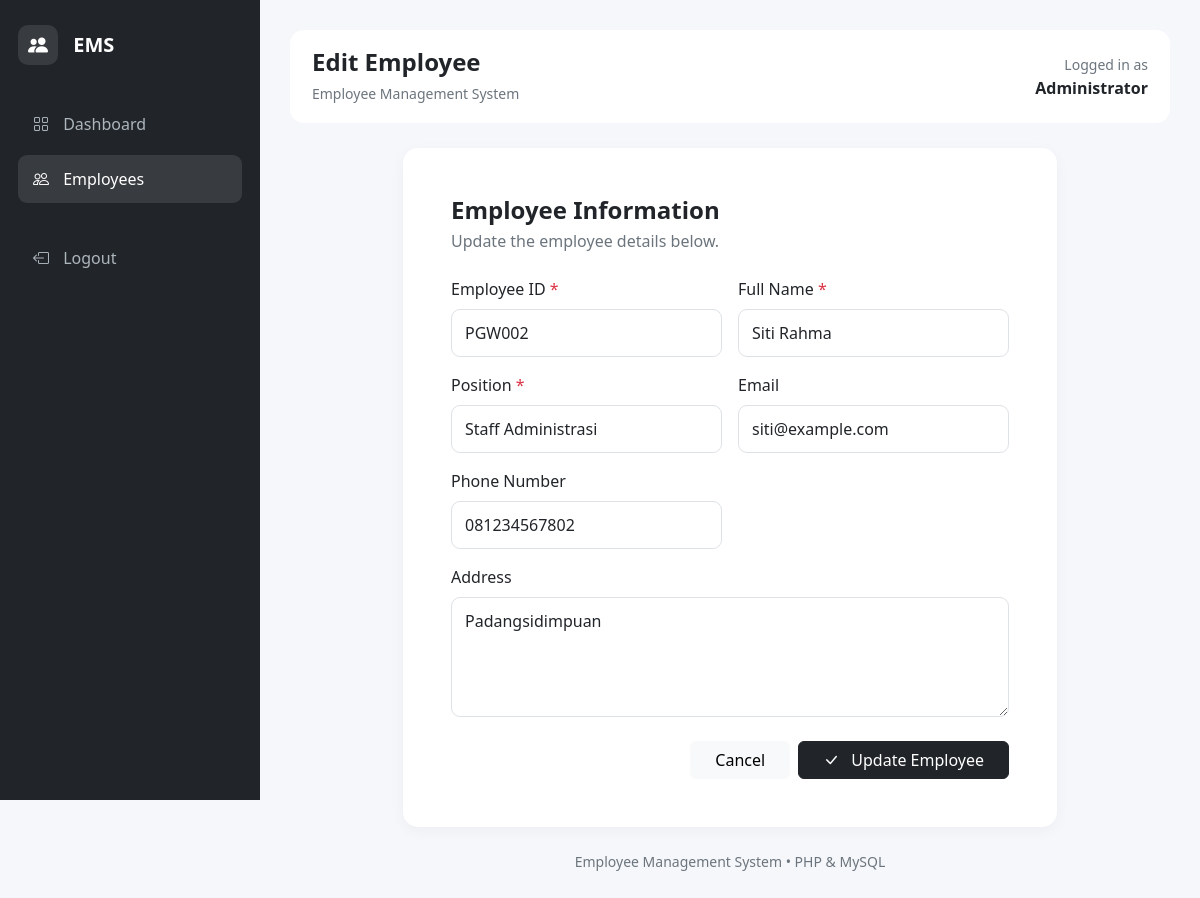
/admin/edit.php?id=2 (signed in), run on the app's committed database.
### tables this page shows
CREATE TABLE `pegawai` (
  `id` int(11) NOT NULL,
  `nip` varchar(30) NOT NULL,
  `nama` varchar(100) NOT NULL,
  `jabatan` varchar(100) NOT NULL,
  `email` varchar(100) DEFAULT NULL,
  `telepon` varchar(20) DEFAULT NULL,
  `alamat` text DEFAULT NULL,
  `created_at` timestamp NOT NULL DEFAULT current_timestamp()
);

### admin/edit.php (the view, shortened to what this page needs)
<?php
require_once '../config/database.php';
$id = (int) $_GET['id'];
$stmt = mysqli_prepare(
    $conn,
    "SELECT * FROM pegawai WHERE id = ?"
);
mysqli_stmt_bind_param($stmt, "i", $id);
mysqli_stmt_execute($stmt);
$result = mysqli_stmt_get_result($stmt);
$pegawai = mysqli_fetch_assoc($result);
?>
<!DOCTYPE html>
<html lang="id">
<head>
<link
href="https://cdn.jsdelivr.net/npm/bootstrap@5.3.8/dist/css/bootstrap.min.css"
rel="stylesheet">
<link
href="https://cdn.jsdelivr.net/npm/bootstrap-icons@1.13.1/font/bootstrap-icons.min.css"
rel="stylesheet">
</head>
<body>
<?php require 'partials/sidebar.php'; ?>
<div class="main-content">
<?php require 'partials/topbar.php'; ?>
<div class="row justify-content-center">
<div class="col-lg-9">
<div class="card form-card">
<div class="card-body p-4 p-md-5">
<div class="mb-4">
<h4 class="fw-bold mb-1">
Employee Information
</h4>
<p class="text-secondary mb-0">
Update the employee details below.
</p>
</div>
<form method="POST">
<div class="row g-3">
<div class="col-md-6">
<label class="form-label">
Employee ID
<span class="text-danger">*</span>
</label>
<input
type="text"
name="nip"
class="form-control"
value="<?= htmlspecialchars($_POST['nip'] ?? $pegawai['nip']) ?>"
required>
</div>
<div class="col-md-6">
<label class="form-label">
Full Name
<span class="text-danger">*</span>
</label>
<input
type="text"
name="nama"
class="form-control"
value="<?= htmlspecialchars($_POST['nama'] ?? $pegawai['nama']) ?>"
required>
</div>
<div class="col-md-6">
<label class="form-label">
Position
<span class="text-danger">*</span>
</label>
<input
type="text"
name="jabatan"
class="form-control"
value="<?= htmlspecialchars($_POST['jabatan'] ?? $pegawai['jabatan']) ?>"
required>
</div>
<div class="col-md-6">
<label class="form-label">
Email
</label>
<input
type="email"
name="email"
class="form-control"
value="<?= htmlspecialchars($_POST['email'] ?? $pegawai['email']) ?>">
</div>
<div class="col-md-6">
<label class="form-label">
Phone Number
</label>
<input
type="text"
name="telepon"
class="form-control"
value="<?= htmlspecialchars($_POST['telepon'] ?? $pegawai['telepon']) ?>">
</div>
<div class="col-12">
<label class="form-label">
Address
</label>
<textarea
name="alamat"
class="form-control"
rows="4"><?= htmlspecialchars($_POST['alamat'] ?? $pegawai['alamat']) ?></textarea>
</div>
<div class="col-12 mt-4">
<div class="d-flex justify-content-end gap-2">
<a
href="pegawai.php"
class="btn btn-light px-4">
Cancel
</a>
<button
type="submit"
class="btn btn-dark px-4">
<i class="bi bi-check-lg me-2"></i>
Update Employee
</button>
</div>
</div>
</div>
</form>
</div>
</div>
</div>
</div>
<div class="text-center text-secondary small mt-4 mb-2">
    Employee Management System • PHP & MySQL
</div>
</div>
</body>
</html>

### admin/edit.php (style rules this page uses)
body { background: #f5f7fb; }
.main-content { margin-left: 260px; padding: 30px; }
.form-card { border: none; border-radius: 15px; box-shadow: 0 4px 15px rgba(0,0,0,.04); }
.form-control { padding: 11px 13px; border-radius: 9px; }

### data on the page
pegawai: nip "PGW002", nama "Siti Rahma", jabatan "Staff Administrasi", email "siti@example.com", telepon "081234567802", alamat "Padangsidimpuan"

### other printed values
$pageTitle "Edit Employee"
$_SESSION['nama'] "Administrator"
